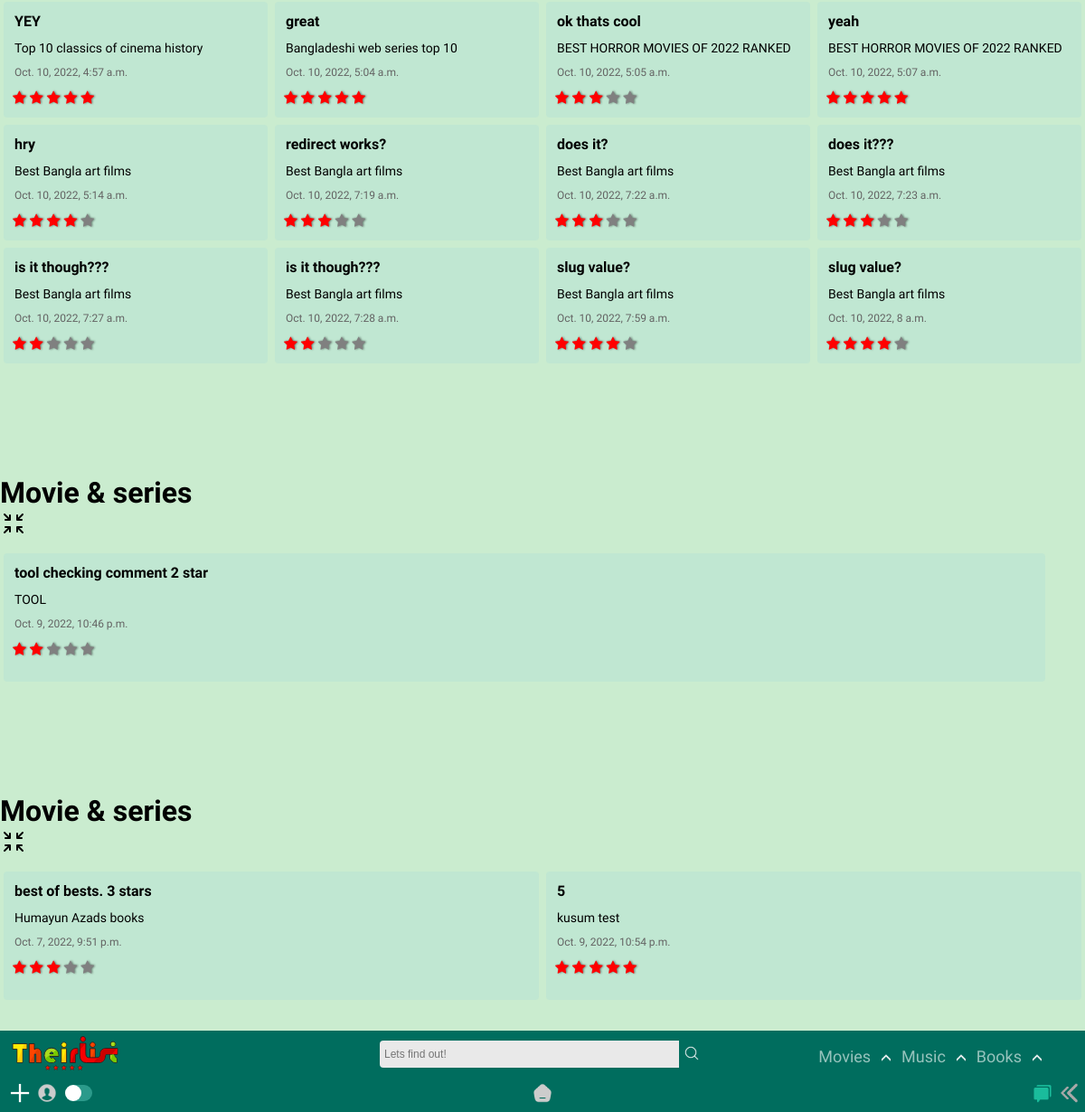
The page /home/UserComments/ (signed in, lower part) on the database as committed earlier.
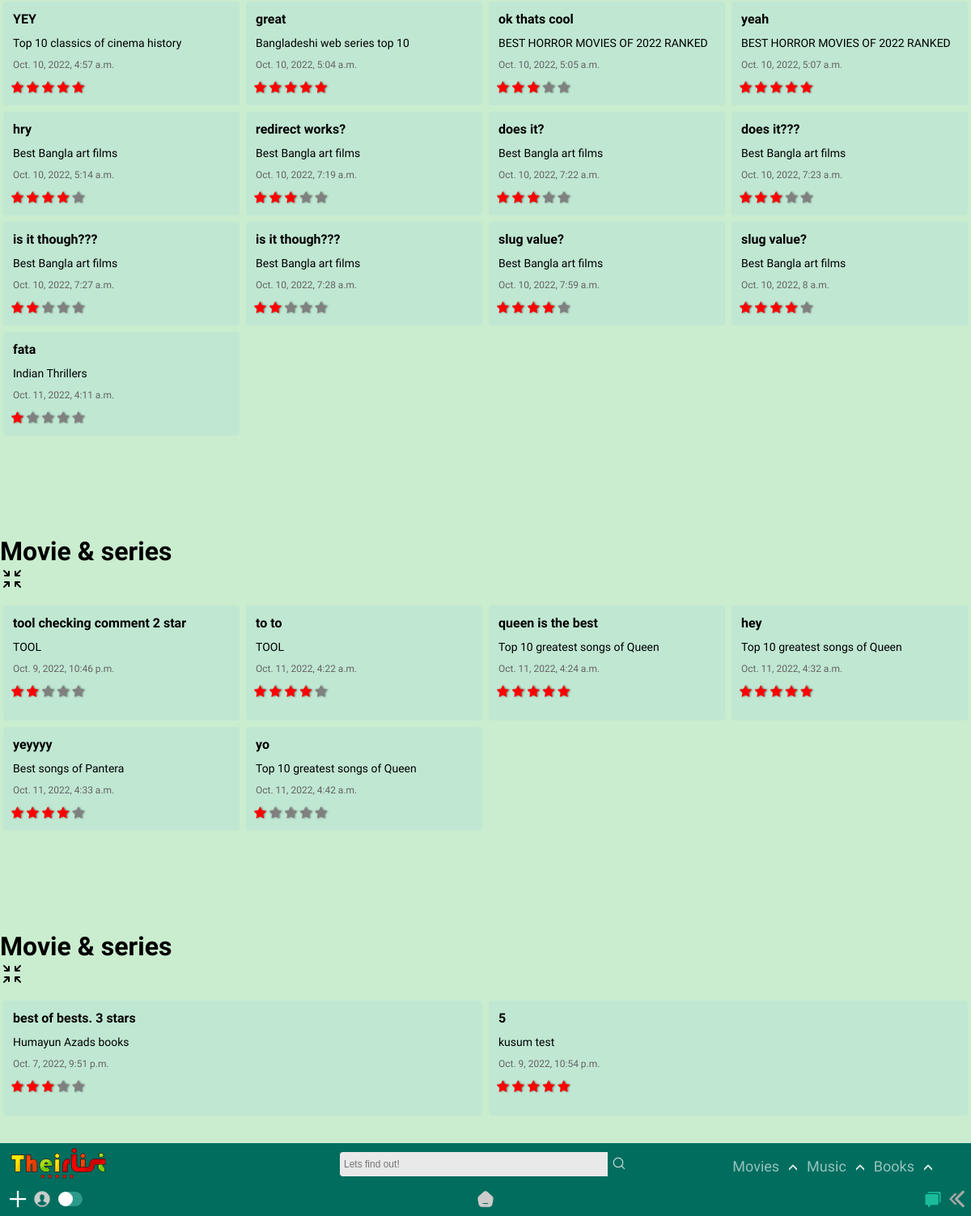
The same page on the database as committed later.
### app/models.py (models this page shows, shortened)
class Review(models.Model):
    user = models.ForeignKey(User, models.CASCADE)
    List = models.ForeignKey(List, models.CASCADE)
    comment = models.TextField(max_length=250)
    type = models.TextField(max_length=10,default="movie")
    rate = models.IntegerField(default=0)
    created_at = models.DateTimeField(auto_now_add=True)
    def __str__(self):
        return self.comment+ " | rating : " + str(self.rate) + " | " + self.user.username

class List(models.Model):
    title = models.CharField(max_length=65)
    genre = models.ManyToManyField('Genre')
    creator = models.ForeignKey(User,on_delete=models.SET_NULL,blank=True, null=True)
    posted = models.DateTimeField(auto_now_add=True)
    content = RichTextField(null=True,default=' ')
    type = models.CharField(max_length=10,default="Movie")
    slug = models.SlugField(max_length= 300,null=True, blank = True, unique=True)

class MusicReview(models.Model):
    user = models.ForeignKey(User, models.CASCADE)
    MusicList = models.ForeignKey(MusicList, models.CASCADE)
    comment = models.TextField(max_length=250)
    type = models.TextField(max_length=10,default="music")
    rate = models.IntegerField(default=0)
    created_at = models.DateTimeField(auto_now_add=True)

class MusicList(models.Model):
    title = models.CharField(max_length=65)
    genre = models.ManyToManyField('MusicGenre')
    creator = models.ForeignKey(User,on_delete=models.SET_NULL,blank=True, null=True)
    posted = models.DateTimeField(auto_now_add=True)
    content = RichTextField(null=True,default=' ')
    type = models.CharField(max_length=10,default="Music")
    slug = models.SlugField(max_length= 300,null=True, blank = True, unique=True)

class BookReview(models.Model):
    user = models.ForeignKey(User, models.CASCADE)
    BookList = models.ForeignKey(BookList, models.CASCADE)
    comment = models.TextField(max_length=250)
    type = models.TextField(max_length=10,default="book")
    rate = models.IntegerField(default=0)
    created_at = models.DateTimeField(auto_now_add=True)

class BookList(models.Model):
    title = models.CharField(max_length=65)
    creator = models.ForeignKey(User,on_delete=models.SET_NULL,blank=True, null=True)
    genre = models.ManyToManyField('BookGenre')
    posted = models.DateTimeField(auto_now_add=True)
    content = RichTextField(null=True,default=' ')
    type = models.CharField(max_length=10,default="book")
    slug = models.SlugField(max_length= 300,null=True, blank = True, unique=True)

### app/views.py (the view)
# urls.py: path('UserComments/',views.UserComments,name='UserComments'),
def UserComments(request):
    movie = Review.objects.all()
    music = MusicReview.objects.all()
    book = BookReview.objects.all()
    movmu = movie.union(music)
    all = movmu.union(book)
    print(all)
    params = {'movie' : movie, 'music' : music, 'book' : book, 'all' : all}
    return render(request, 'app/user_comments.html', params)

### templates/app/user_comments.html (shortened to what the changed rows need)
{% extends "app/edit_prof_base.html" %}
{% load static %}
{% block profile %}
<div class="title-com" id="title-comment">
    {% for lola in movie %}
    {% if lola.user.username == user.username %}
    <div class="comment-block">
        <div class = "comment-body">{{lola.comment|truncatewords:6}}</div>
        <div class = "comment-post">{{lola.List.title}}</div>
        <div class = "comment-date">{{lola.created_at}}</div>
        <div class = "comment-ratee">
            <span class="stars-comments">
                 {% if lola.rate == 1 %}
                <span class="fa fa-star checked"></span>
                <span class="fa fa-star"></span>
                <span class="fa fa-star"></span>
                <span class="fa fa-star"></span>
                <span class="fa fa-star"></span>
                {% endif %} {% if lola.rate == 2 %}
                <span class="fa fa-star checked"></span>
                <span class="fa fa-star checked"></span>
                <span class="fa fa-star"></span>
                <span class="fa fa-star"></span>
                <span class="fa fa-star"></span>
                {% endif %} {% if lola.rate == 3 %}
                <span class="fa fa-star checked"></span>
                <span class="fa fa-star checked"></span>
                <span class="fa fa-star checked"></span>
                <span class="fa fa-star"></span>
                <span class="fa fa-star"></span>
                {% endif %} {% if lola.rate == 4 %}
                <span class="fa fa-star checked"></span>
                <span class="fa fa-star checked"></span>
                <span class="fa fa-star checked"></span>
                <span class="fa fa-star checked"></span>
                <span class="fa fa-star"></span>
                {% endif %} {% if lola.rate == 5 %}
                <span class="fa fa-star checked"></span>
                <span class="fa fa-star checked"></span>
                <span class="fa fa-star checked"></span>
                <span class="fa fa-star checked"></span>
                <span class="fa fa-star checked"></span>
                {% endif %}
              </span>
        </div>
    </div>
    {% endif %}
    {% endfor %}
    </div>
    <div class="headline headline-top" id="headlline-top"><div class="head-cont-all" ><h1 class="headline-all">Movie & series</h1></div></div>
    <div class="title-com" id="title-comment">
    {% for lola in music %}
    {% if lola.user.username == user.username %}
    <div class="comment-block">
        <div class = "comment-body">{{lola.comment|truncatewords:6}}</div>
        <div class = "comment-post">{{lola.MusicList.title}}</div>
        <div class = "comment-date">{{lola.created_at}}</div>
        <div class = "comment-ratee">
            <span class="stars-comments">
                 {% if lola.rate == 1 %}
                <span class="fa fa-star checked"></span>
                <span class="fa fa-star"></span>
                <span class="fa fa-star"></span>
                <span class="fa fa-star"></span>
                <span class="fa fa-star"></span>
                {% endif %} {% if lola.rate == 2 %}
                <span class="fa fa-star checked"></span>
                <span class="fa fa-star checked"></span>
                <span class="fa fa-star"></span>
                <span class="fa fa-star"></span>
                <span class="fa fa-star"></span>
                {% endif %}  {% if lola.rate == 4 %}
                <span class="fa fa-star checked"></span>
                <span class="fa fa-star checked"></span>
                <span class="fa fa-star checked"></span>
                <span class="fa fa-star checked"></span>
                <span class="fa fa-star"></span>
                {% endif %} {% if lola.rate == 5 %}
                <span class="fa fa-star checked"></span>
                <span class="fa fa-star checked"></span>
                <span class="fa fa-star checked"></span>
                <span class="fa fa-star checked"></span>
                <span class="fa fa-star checked"></span>
                {% endif %}
              </span>
        </div>
    </div>
    {% endif %}
    {% endfor %}
    </div>
    <div class="headline headline-top" id="headlline-top"><div class="head-cont-all" ><h1 class="headline-all">Movie & series</h1></div></div>
    <div class="title-com" id="title-comment">
    {% for lola in book %}
    {% if lola.user.username == user.username %}
    <div class="comment-block">
        <div class = "comment-body">{{lola.comment|truncatewords:6}}</div>
        <div class = "comment-post">{{lola.BookList.title}}</div>
        <div class = "comment-date">{{lola.created_at}}</div>
        <div class = "comment-ratee">
            <span class="stars-comments">
                 {% if lola.rate == 3 %}
                <span class="fa fa-star checked"></span>
                <span class="fa fa-star checked"></span>
                <span class="fa fa-star checked"></span>
                <span class="fa fa-star"></span>
                <span class="fa fa-star"></span>
                {% endif %}  {% if lola.rate == 5 %}
                <span class="fa fa-star checked"></span>
                <span class="fa fa-star checked"></span>
                <span class="fa fa-star checked"></span>
                <span class="fa fa-star checked"></span>
                <span class="fa fa-star checked"></span>
                {% endif %}
              </span>
        </div>
    </div>
    {% endif %}
    {% endfor %}
</div>
{% endblock %}

Rows that differ between the two databases and show on the page:
added Review: comment "fata", List "Indian Thrillers", created_at "Oct. 11, 2022, 4:11 a.m.", rate 1 (drawn)
added MusicReview: comment "to to", MusicList "TOOL", created_at "Oct. 11, 2022, 4:22 a.m.", rate 4 (drawn)
added MusicReview: comment "queen is the best", MusicList "Top 10 greatest songs of Queen", created_at "Oct. 11, 2022, 4:24 a.m.", rate 5 (drawn)
added MusicReview: comment "hey", MusicList "Top 10 greatest songs of Queen", created_at "Oct. 11, 2022, 4:32 a.m.", rate 5 (drawn)
added MusicReview: comment "yeyyyy", MusicList "Best songs of Pantera", created_at "Oct. 11, 2022, 4:33 a.m.", rate 4 (drawn)
added MusicReview: comment "yo", MusicList "Top 10 greatest songs of Queen", created_at "Oct. 11, 2022, 4:42 a.m.", rate 1 (drawn)
